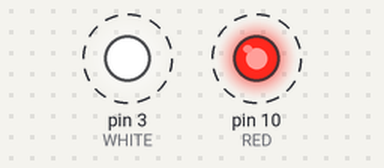
Bench run of a sketch on a simulated Arduino Uno, built with avr-gcc and run on an emulated ATmega328P. Shown: output pins drawn as LEDs (lit = HIGH). Dashed ring = blinking.

Above: at 8.5 s.
Timing chart, 0 to 11.3 s (numbered marks = the images above):
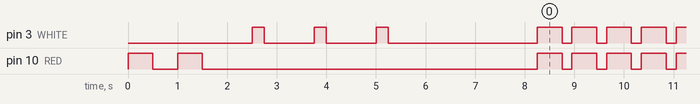

Measured:
- by itself, pin 3 (WHITE): HIGH → LOW at 2.8 s, → HIGH 1.0 s later, → LOW 0.25 s later, → HIGH 1.0 s later, … (353 changes in this stretch)
- by itself, pin 10 (RED): goes LOW 0.50 s, HIGH 0.50 s, LOW 6.8 s, 173 × (HIGH 0.50 s, LOW 0.20 s), HIGH 0.50 s, then LOW

The sketch:

controlling_digital_outputs2.ino
```cpp
int WHITE = 3;
int RED = 10;

void setup() {
    pinMode(3, OUTPUT);
    pinMode(10, OUTPUT);

    digitalWrite(RED, HIGH);
    delay(500);
    digitalWrite(RED, LOW);
    delay(500);
    digitalWrite(RED, HIGH);
    delay(500);
    digitalWrite(RED, LOW);
    delay(1000);

    int x = 1;
    for (int i = 0; i <= 2; i = i + x){
    digitalWrite(WHITE, HIGH);
    delay(250);
    digitalWrite(WHITE, LOW);
    delay(1000);
  }
  delay(2000);
}

void loop() {
    digitalWrite(RED, HIGH);
    digitalWrite(WHITE, HIGH);
    delay(500);
    digitalWrite(RED, LOW);
    digitalWrite(WHITE, LOW);
    delay(200);
}
```
